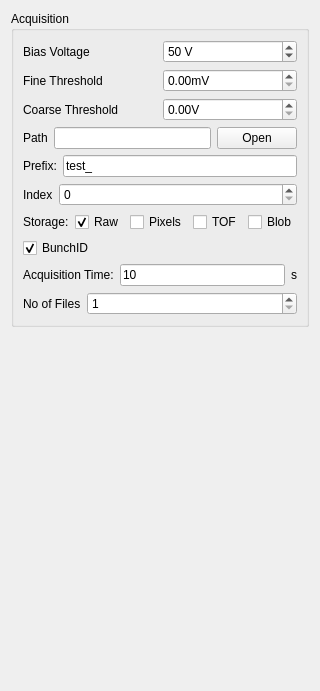
<?xml version="1.0" encoding="UTF-8"?>
<ui version="4.0">
 <class>Form</class>
 <widget class="QWidget" name="Form">
  <property name="geometry">
   <rect>
    <x>0</x>
    <y>0</y>
    <width>288</width>
    <height>691</height>
   </rect>
  </property>
  <property name="windowTitle">
   <string>Form</string>
  </property>
  <layout class="QVBoxLayout" name="verticalLayout_3">
   <item>
    <layout class="QVBoxLayout" name="verticalLayout_4">
     <item>
      <widget class="QGroupBox" name="groupBox_3">
       <property name="title">
        <string>Acquisition</string>
       </property>
       <layout class="QVBoxLayout" name="verticalLayout_2">
        <item>
         <layout class="QHBoxLayout" name="horizontalLayout_16">
          <item>
           <widget class="QLabel" name="label_17">
            <property name="text">
             <string>Bias Voltage</string>
            </property>
           </widget>
          </item>
          <item>
           <widget class="QSpinBox" name="bias_voltage">
            <property name="suffix">
             <string> V</string>
            </property>
            <property name="prefix">
             <string/>
            </property>
            <property name="minimum">
             <number>12</number>
            </property>
            <property name="maximum">
             <number>104</number>
            </property>
            <property name="value">
             <number>50</number>
            </property>
           </widget>
          </item>
         </layout>
        </item>
        <item>
         <layout class="QHBoxLayout" name="horizontalLayout_18">
          <item>
           <widget class="QLabel" name="label_19">
            <property name="text">
             <string>Fine Threshold</string>
            </property>
           </widget>
          </item>
          <item>
           <widget class="QDoubleSpinBox" name="fine_threshold">
            <property name="prefix">
             <string/>
            </property>
            <property name="suffix">
             <string>mV</string>
            </property>
            <property name="maximum">
             <double>255.000000000000000</double>
            </property>
            <property name="singleStep">
             <double>0.500000000000000</double>
            </property>
           </widget>
          </item>
         </layout>
        </item>
        <item>
         <layout class="QHBoxLayout" name="horizontalLayout_19">
          <item>
           <widget class="QLabel" name="label_20">
            <property name="text">
             <string>Coarse Threshold</string>
            </property>
           </widget>
          </item>
          <item>
           <widget class="QDoubleSpinBox" name="coarse_threshold">
            <property name="prefix">
             <string/>
            </property>
            <property name="suffix">
             <string>V</string>
            </property>
            <property name="maximum">
             <double>1.190000000000000</double>
            </property>
            <property name="singleStep">
             <double>0.080000000000000</double>
            </property>
           </widget>
          </item>
         </layout>
        </item>
        <item>
         <layout class="QHBoxLayout" name="horizontalLayout_4">
          <item>
           <widget class="QLabel" name="label_6">
            <property name="text">
             <string>Path</string>
            </property>
           </widget>
          </item>
          <item>
           <widget class="QLineEdit" name="path_name"/>
          </item>
          <item>
           <widget class="QPushButton" name="openpath">
            <property name="text">
             <string>Open</string>
            </property>
           </widget>
          </item>
         </layout>
        </item>
        <item>
         <layout class="QHBoxLayout" name="horizontalLayout_5">
          <item>
           <widget class="QLabel" name="label_7">
            <property name="text">
             <string>Prefix:</string>
            </property>
           </widget>
          </item>
          <item>
           <widget class="QLineEdit" name="file_prefix">
            <property name="text">
             <string>test_</string>
            </property>
           </widget>
          </item>
         </layout>
        </item>
        <item>
         <layout class="QHBoxLayout" name="horizontalLayout_12">
          <item>
           <widget class="QLabel" name="label_14">
            <property name="sizePolicy">
             <sizepolicy hsizetype="Fixed" vsizetype="Preferred">
              <horstretch>0</horstretch>
              <verstretch>0</verstretch>
             </sizepolicy>
            </property>
            <property name="text">
             <string>Index</string>
            </property>
           </widget>
          </item>
          <item>
           <widget class="QSpinBox" name="startindex">
            <property name="maximum">
             <number>99999</number>
            </property>
           </widget>
          </item>
         </layout>
        </item>
        <item>
         <layout class="QHBoxLayout" name="horizontalLayout">
          <item>
           <widget class="QLabel" name="label_5">
            <property name="text">
             <string>Storage:</string>
            </property>
           </widget>
          </item>
          <item>
           <widget class="QCheckBox" name="write_raw">
            <property name="text">
             <string>Raw</string>
            </property>
            <property name="checked">
             <bool>true</bool>
            </property>
           </widget>
          </item>
          <item>
           <widget class="QCheckBox" name="write_pixels">
            <property name="text">
             <string>Pixels</string>
            </property>
           </widget>
          </item>
          <item>
           <widget class="QCheckBox" name="write_tof">
            <property name="text">
             <string>TOF</string>
            </property>
           </widget>
          </item>
          <item>
           <widget class="QCheckBox" name="write_blob">
            <property name="text">
             <string>Blob</string>
            </property>
            <property name="checked">
             <bool>false</bool>
            </property>
           </widget>
          </item>
         </layout>
        </item>
        <item>
           <widget class="QCheckBox" name="write_flashId">
            <property name="text">
             <string>BunchID</string>
            </property>
            <property name="checked">
             <bool>true</bool>
            </property>
           </widget>
          </item>

        <item>
         <layout class="QHBoxLayout" name="horizontalLayout_6">
          <item>
           <widget class="QLabel" name="label_8">
            <property name="text">
             <string>Acquisition Time:</string>
            </property>
           </widget>
          </item>
          <item>
           <widget class="QLineEdit" name="acq_time">
            <property name="text">
             <string>10</string>
            </property>
           </widget>
          </item>
          <item>
           <widget class="QLabel" name="label_9">
            <property name="text">
             <string>s</string>
            </property>
           </widget>
          </item>
         </layout>
        </item>
        <item>
         <layout class="QHBoxLayout" name="horizontalLayout_11">
          <item>
           <widget class="QLabel" name="label_13">
            <property name="sizePolicy">
             <sizepolicy hsizetype="Fixed" vsizetype="Preferred">
              <horstretch>0</horstretch>
              <verstretch>0</verstretch>
             </sizepolicy>
            </property>
            <property name="text">
             <string>No of Files</string>
            </property>
           </widget>
          </item>
          <item>
           <widget class="QSpinBox" name="repeat_value">
            <property name="minimum">
             <number>1</number>
            </property>
            <property name="maximum">
             <number>99999</number>
            </property>
            <property name="value">
             <number>1</number>
            </property>
           </widget>
          </item>
         </layout>
        </item>
       </layout>
      </widget>
     </item>
    </layout>
   </item>
   <item>
    <spacer name="verticalSpacer">
     <property name="orientation">
      <enum>Qt::Vertical</enum>
     </property>
     <property name="sizeHint" stdset="0">
      <size>
       <width>20</width>
       <height>40</height>
      </size>
     </property>
    </spacer>
   </item>
  </layout>
 </widget>
 <resources/>
 <connections/>
</ui>
